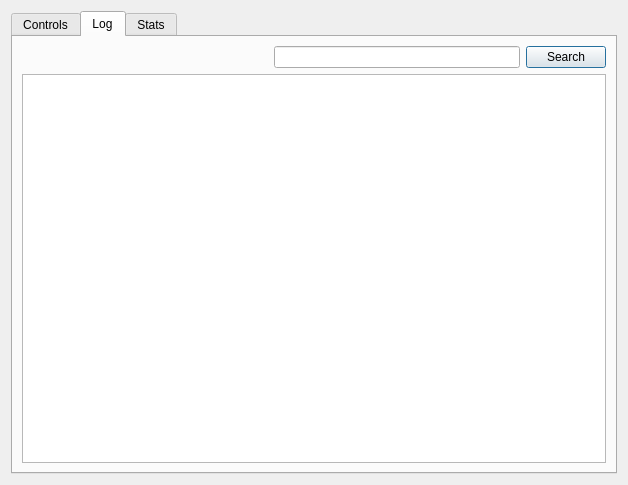
<?xml version="1.0" encoding="UTF-8"?>
<ui version="4.0">
 <class>DlgDeveloperTools</class>
 <widget class="QDialog" name="DlgDeveloperTools">
  <property name="geometry">
   <rect>
    <x>0</x>
    <y>0</y>
    <width>628</width>
    <height>485</height>
   </rect>
  </property>
  <property name="windowTitle">
   <string>Developer Tools</string>
  </property>
  <layout class="QVBoxLayout" name="verticalLayout">
   <item>
    <widget class="QTabWidget" name="toolTabWidget">
     <property name="currentIndex">
      <number>1</number>
     </property>
     <widget class="QWidget" name="control/controlsTab">
      <attribute name="title">
       <string>Controls</string>
      </attribute>
      <layout class="QGridLayout" name="gridLayout">
       <item row="0" column="1">
        <widget class="WSearchLineEdit" name="control/controlSearch"/>
       </item>
       <item row="0" column="0">
        <spacer name="horizontalSpacer">
         <property name="orientation">
          <enum>Qt::Horizontal</enum>
         </property>
         <property name="sizeHint" stdset="0">
          <size>
           <width>40</width>
           <height>20</height>
          </size>
         </property>
        </spacer>
       </item>
       <item row="1" column="0" colspan="2">
        <widget class="QTableView" name="control/controlsTable">
         <property name="editTriggers">
          <set>QAbstractItemView::AnyKeyPressed|QAbstractItemView::DoubleClicked|QAbstractItemView::EditKeyPressed|QAbstractItemView::SelectedClicked</set>
         </property>
         <property name="alternatingRowColors">
          <bool>true</bool>
         </property>
         <property name="selectionBehavior">
          <enum>QAbstractItemView::SelectItems</enum>
         </property>
         <property name="verticalScrollMode">
          <enum>QAbstractItemView::ScrollPerPixel</enum>
         </property>
         <property name="sortingEnabled">
          <bool>true</bool>
         </property>
         <property name="wordWrap">
          <bool>false</bool>
         </property>
         <property name="cornerButtonEnabled">
          <bool>false</bool>
         </property>
         <attribute name="verticalHeaderVisible">
          <bool>false</bool>
         </attribute>
        </widget>
       </item>
      </layout>
     </widget>
     <widget class="QWidget" name="logTab">
      <attribute name="title">
       <string>Log</string>
      </attribute>
      <layout class="QGridLayout" name="gridLayout_2">
       <item row="0" column="1">
        <widget class="QLineEdit" name="logSearch"/>
       </item>
       <item row="0" column="0">
        <spacer name="horizontalSpacer_2">
         <property name="orientation">
          <enum>Qt::Horizontal</enum>
         </property>
         <property name="sizeHint" stdset="0">
          <size>
           <width>40</width>
           <height>20</height>
          </size>
         </property>
        </spacer>
       </item>
       <item row="0" column="2">
        <widget class="QPushButton" name="logSearchButton">
         <property name="text">
          <string>Search</string>
         </property>
        </widget>
       </item>
       <item row="1" column="0" colspan="3">
        <widget class="QTextEdit" name="logTextView">
         <property name="readOnly">
          <bool>true</bool>
         </property>
         <property name="html">
          <string notr="true">&lt;!DOCTYPE HTML PUBLIC &quot;-//W3C//DTD HTML 4.0//EN&quot; &quot;http://www.w3.org/TR/REC-html40/strict.dtd&quot;&gt;
&lt;html&gt;&lt;head&gt;&lt;meta name=&quot;qrichtext&quot; content=&quot;1&quot; /&gt;&lt;style type=&quot;text/css&quot;&gt;
p, li { white-space: pre-wrap; }
&lt;/style&gt;&lt;/head&gt;&lt;body style=&quot; font-family:'Ubuntu'; font-size:11pt; font-weight:400; font-style:normal;&quot;&gt;
&lt;p style=&quot;-qt-paragraph-type:empty; margin-top:0px; margin-bottom:0px; margin-left:0px; margin-right:0px; -qt-block-indent:0; text-indent:0px; font-family:'.Lucida Grande UI'; font-size:13pt;&quot;&gt;&lt;br /&gt;&lt;/p&gt;&lt;/body&gt;&lt;/html&gt;</string>
         </property>
         <property name="overwriteMode">
          <bool>true</bool>
         </property>
         <property name="acceptRichText">
          <bool>false</bool>
         </property>
        </widget>
       </item>
      </layout>
     </widget>
     <widget class="QWidget" name="statsTab">
      <attribute name="title">
       <string>Stats</string>
      </attribute>
      <layout class="QVBoxLayout" name="verticalLayout_4">
       <item>
        <widget class="QTableView" name="statsTable">
         <property name="editTriggers">
          <set>QAbstractItemView::AnyKeyPressed|QAbstractItemView::DoubleClicked|QAbstractItemView::EditKeyPressed</set>
         </property>
         <property name="alternatingRowColors">
          <bool>true</bool>
         </property>
         <property name="selectionBehavior">
          <enum>QAbstractItemView::SelectRows</enum>
         </property>
         <property name="verticalScrollMode">
          <enum>QAbstractItemView::ScrollPerPixel</enum>
         </property>
         <property name="sortingEnabled">
          <bool>true</bool>
         </property>
         <attribute name="verticalHeaderVisible">
          <bool>false</bool>
         </attribute>
        </widget>
       </item>
      </layout>
     </widget>
    </widget>
   </item>
  </layout>
 </widget>
 <customwidgets>
  <customwidget>
   <class>WSearchLineEdit</class>
   <extends>QLineEdit</extends>
   <header>widget/wsearchlineedit.h</header>
  </customwidget>
 </customwidgets>
 <resources/>
 <connections/>
</ui>
